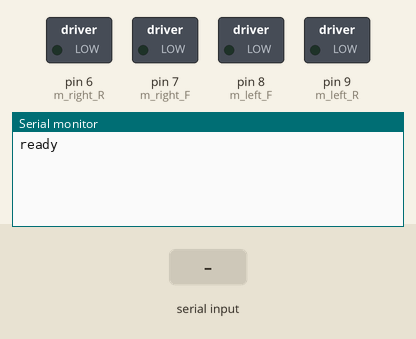
This sketch was run on a simulated Arduino Uno, built with avr-gcc and run on an emulated ATmega328P. Shown: switched loads named in the sketch (green lamp = pin HIGH), the last lines printed to the serial monitor. Inputs (shaded band) come from the test bench.

Above: at 1.2 s.
1.3 s: "90:45:200\n" received over Serial
At 2.2 s:
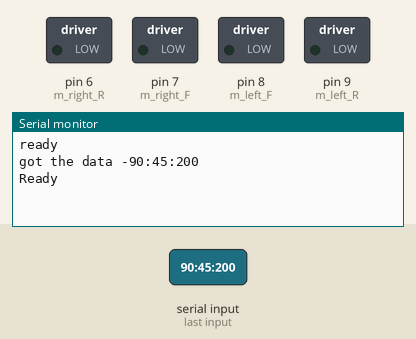
2.9 s: "90:45\n" received over Serial
At 4.1 s:
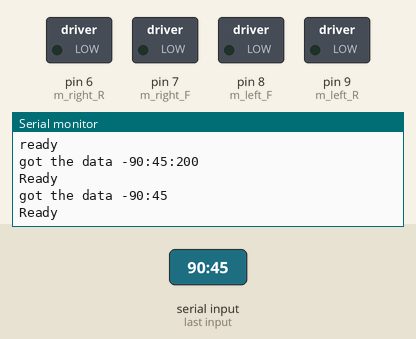
4.4 s: "0\n" received over Serial
At 5.4 s:
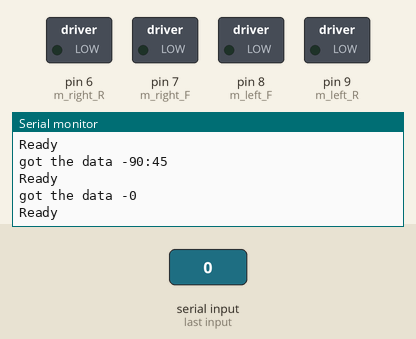

Measured:
- after the input at 1.3 s, the serial monitor: prints a new line at once (image 1)
- after the input at 2.9 s, the serial monitor: prints a new line at once (image 2)
- after the input at 4.4 s, the serial monitor: prints a new line at once (image 3)

The sketch:

Car.ino
```cpp
// defining pins to use
byte m_right_F = 7, m_right_R = 6;
byte m_left_F = 8, m_left_R = 9;
//if your motor has higher RPM then decrease the optimal_duration. experiment with values.
int optimal_duration = 5500;

String cmd_phrase[] = {"change duration", "move"};
String data;
void the_car(int dataLoad);
void process_data(String);
void move_the_car(char ch, int duration);
void show(String s, boolean n = true);
void getData(void);

void setup() {
  // put your setup code here, to run once:
  Serial.begin(9600);
  pinMode(m_left_F, OUTPUT);
  pinMode(m_left_R, OUTPUT);
  pinMode(m_right_F, OUTPUT);
  pinMode(m_right_R, OUTPUT);
  show("ready");
//  the_car(3);
}

void loop() {
  //needs to input -- direction (w,a,s,d,r) & duration || staring with ':' || seperated by ',' || ending with '.'
  getData();
  process_data(data);
  delay(100);
  show("Ready");

}

void show(String s, boolean n = true) {
  // add code to print status on servers or LAN
  Serial.print(s);
  if (n) {
    Serial.println();
  }
}

void getData() {
  while (!Serial.available());
  data = Serial.readStringUntil('\n');
  show("got the data -", false);
  show(data);
}

void process_data(String s) {
  if (s.substring(0, cmd_phrase[0].length()).equals(cmd_phrase[0])) {
    optimal_duration = s.substring(s.indexOf(':') + 1, s.indexOf('.')).toInt();
  }
  else if (s.substring(0, cmd_phrase[1].length()).equals(cmd_phrase[1])) {
    int del_time = (s.substring(s.indexOf(',') + 1, s.indexOf('.'))).toInt();
    move_the_car(s.charAt(s.indexOf(':') + 1), (s.indexOf(',') > 0) ? s.substring(s.indexOf(',') + 1, s.indexOf('.')).toInt() : 0);
  }
}
void move_the_car(char ch, int duration) {//duration can be -ve(infite) or 0(default) or +ve number(set time)
  Serial.println(ch);
  switch (ch) {
    case 'w':
      show("moving: forward");
      the_car(3);
      break;
    case 'a':
      show("moving: left 90");
      the_car(2);
      break;
    case 's':
      show("moving: backward");
      the_car(0);
      break;
    case 'd':
      show("moving: right 90");
      the_car(1);
      break;
    case 'r':
      show("moving: reverse");
      the_car(-3);
      break;
    default:
      show("error");
  }
  if (duration > 0) {
    delay(duration);
    the_car(0);
  }
  else if (duration == 0) {
    delay(optimal_duration);
    the_car(0);
  }
  delay(20);
}

void the_car(byte dataLoad) {
  if (dataLoad < 0) {
    dataLoad *= -1;
    digitalWrite(m_left_F, LOW);
    digitalWrite(m_left_R, dataLoad % 2);
    digitalWrite(m_right_F, LOW);
    digitalWrite(m_right_R, dataLoad / 2 % 2);
  }
  else {
    digitalWrite(m_left_F, dataLoad % 2);
    digitalWrite(m_left_R, LOW);
    digitalWrite(m_right_F, dataLoad / 2 % 2);
    digitalWrite(m_right_R, LOW);
  }
}
```
